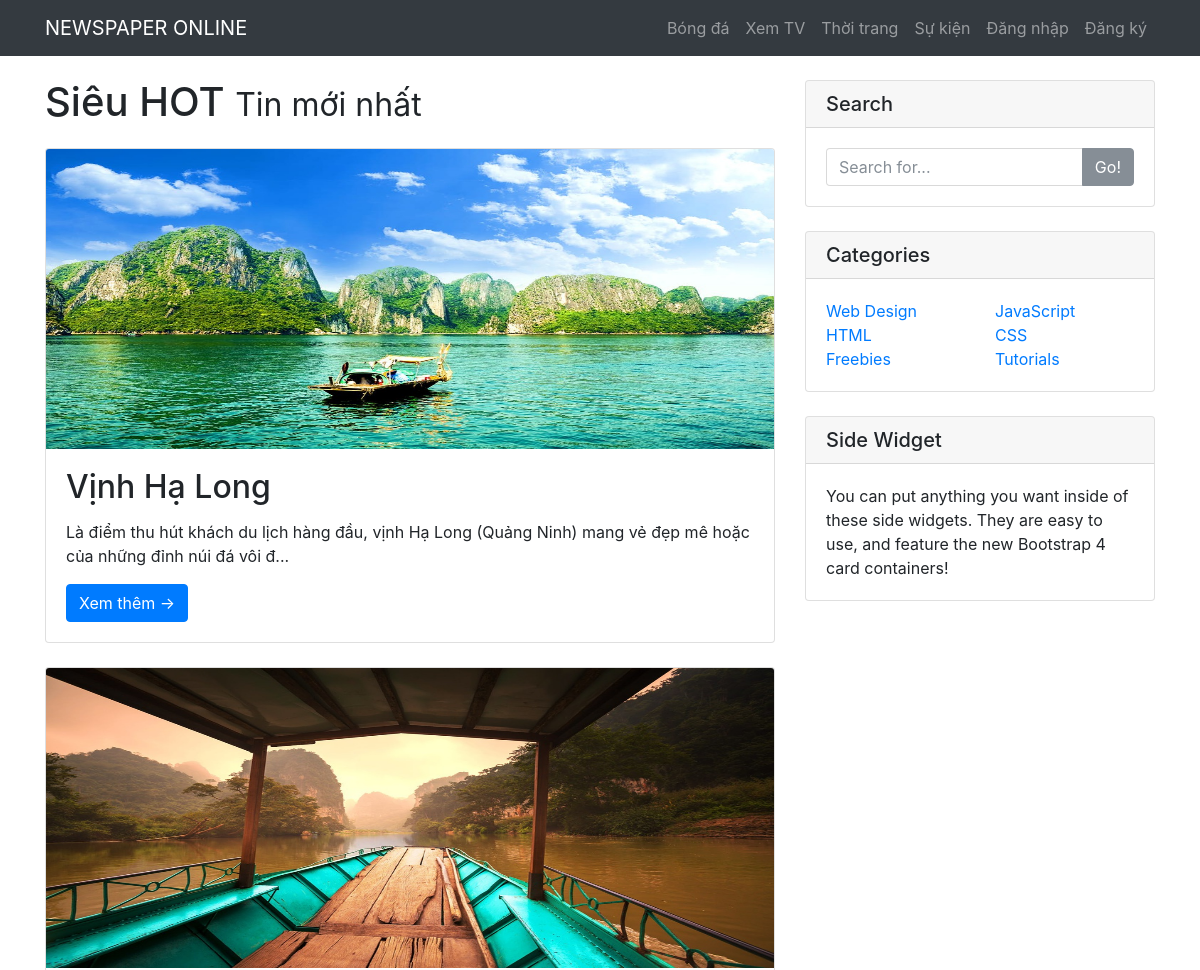
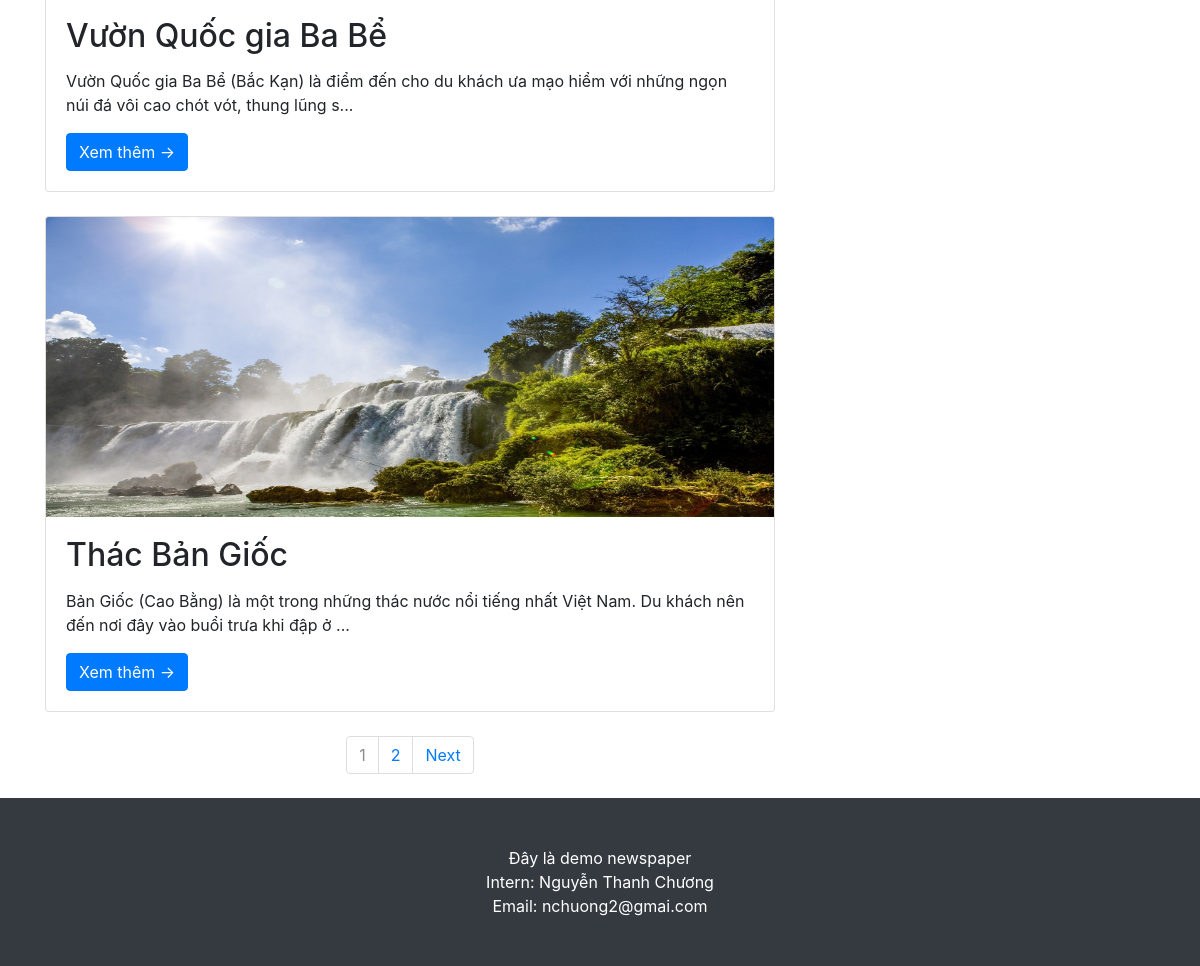
/index.php?cat=2, run on the app's committed database (2 pictures, top to bottom).
### tables this page shows
CREATE TABLE `category` (
  `category_id` int(11) NOT NULL,
  `name` varchar(255) NOT NULL,
  `del_flag` tinyint(4) NOT NULL
);

CREATE TABLE `posts` (
  `post_id` int(11) NOT NULL,
  `category_id` int(11) NOT NULL,
  `title` varchar(255) NOT NULL,
  `content` text NOT NULL,
  `image` text NOT NULL,
  `createdate` datetime NOT NULL,
  `del_flag` tinyint(4) NOT NULL
);

### incs/class_db.php (called while the page is built, shortened)
<?php
class dblib
{
    private $__conn;
    function connect()
    {
        $servername = "localhost";
        $username = "root";
        $password = "";
        $dbname = "webtintuc";
        if (!$this->__conn) {
            try {
                $this->__conn = new PDO("mysql:host=$servername;dbname=$dbname", $username, $password);
                $this->__conn->setAttribute(PDO::ATTR_ERRMODE, PDO::ERRMODE_EXCEPTION);
            } catch (PDOException $e) {
                echo "Error: " . $e->getMessage();
                die();
            }
        }
    }
    function get_list($sql)
	{
		$stmt = $this->__conn->prepare($sql);
		$stmt->execute();
		$stmt->setFetchMode(PDO::FETCH_ASSOC);
		return $stmt->fetchALL();
	}
    function get_row_number($sql)
    {
        $stmt = $this->__conn->prepare($sql);
        $stmt->execute();
        return $stmt->fetchColumn();
    }
}

### post.php (the view, shortened to what this page needs)
<?php
$link = '';
$where = '';
if (isset($_GET["cat"])) {
	$cat = intval($_GET["cat"]);
	if ($cat != 0)
		$where = "WHERE category_id = $cat";
	$link = "cat=$cat&";
}
$sql = "SELECT count(*) FROM posts $where";
$total_records = $homelib->get_row_number($sql);
$limit = 3;
$current_page = isset($_GET['page']) ? $_GET['page'] : 1;
$total_page = ceil($total_records / $limit);
$start = ($current_page - 1) * $limit;
$sql = "SELECT * FROM posts $where ORDER BY createdate DESC LIMIT $start, $limit";
$data = $homelib->get_list($sql);
?>
<div class="col-md-8">
	<h1 class="my-4">Siêu HOT
		<small>Tin mới nhất</small>
	</h1>
	<?php
	for ($i = 0; $i < count($data); $i++) {
	?>
		<div class="card mb-4">
			<img class="card-img-top" src="images/<?php echo $data[$i]['image']; ?>" height="300px" alt="Card image cap">
			<div class="card-body">
				<h2 class="card-title"><?php echo $data[$i]['title']; ?></h2>
				<p class="card-text"><?php echo substr($data[$i]['content'], 0, 200) . '...'; ?></p>
				<a href="#" class="btn btn-primary">Xem thêm &rarr;</a>
			</div>
		</div>
	<?php
	}
	?>
	<ul class="pagination justify-content-center mb-4">
		<?php
		for ($i = 1; $i <= $total_page; $i++) {
			if ($current_page == $i)
				echo '<li class="page-item disabled"><a class="page-link" href="#">' . $i . '</a></li>';
			else
				echo '<li class="page-item"><a class="page-link" href="index.php?' . $link . 'page=' . $i . '">' . $i . '</a></li>';
		}
		if ($current_page < $total_page && $total_page > 1) {
			echo '<li class="page-item"><a class="page-link" href="index.php?' . $link . 'page=' . ($current_page + 1) . '">Next</a></li>';
		}
		?>
	</ul>
</div>

### header.php (shortened to what this page needs)
<?php
function inc()
{
  include 'incs/class_db.php';
}
$homelib = new homelib();
$sql = "SELECT * FROM category";
$data = $homelib->get_list($sql);
?>
<!DOCTYPE html>
<html lang="en">
<head>
  <link href="vendor/bootstrap/css/bootstrap.min.css" rel="stylesheet">
  <link href="css/blog-home.css" rel="stylesheet">
</head>
<body>
  <nav class="navbar navbar-expand-lg navbar-dark bg-dark fixed-top">
    <div class="container">
      <a class="navbar-brand" href="index.php">NEWSPAPER ONLINE</a>
      <div class="collapse navbar-collapse" id="navbarResponsive">
        <ul class="navbar-nav ml-auto">
          <?php
          for ($i = 0; $i < count($data); $i++) {
          ?>
            <li class="nav-item">
              <a class="nav-link" href="index.php?cat=<?php echo $data[$i]["category_id"]; ?>"><?php echo $data[$i]["name"]; ?></a>
            </li>
          <?php
          }
          ?>
          <?php if (isset($_COOKIE["user"])) { ?>
            <li class="nav-item">
              <span class="nav-link">Xin Chào! <?php echo $_COOKIE["user"]; ?></span>
            </li>
            <li class="nav-item">
              <a class="nav-link" href="logout.php">Đăng xuất</a>
            </li>
          <?php
          } else {
          ?>
            <li class="nav-item">
              <a class="nav-link" href="login.php">Đăng nhập</a>
            </li>
            <li class="nav-item">
              <a class="nav-link" href="register.php">Đăng ký</a>
            </li>
          <?php
          }
          ?>
        </ul>
      </div>
    </div>
  </nav>

### css/blog-home.css (style rules this page uses)
body { padding-top: 54px; }
@media (min-width: 992px) { body { padding-top: 56px; } }

### data on the page
category: name "Bóng đá"
category: name "Xem TV"
category: name "Thời trang"
category: name "Sự kiện"
posts: image (picture), title "Vịnh Hạ Long", content "Là điểm thu hút khách du lịch hàng đầu, vịnh Hạ Long (Quảng Ninh) mang vẻ đẹp mê hoặc của những đỉnh núi đá vôi đ"
posts: image (picture), title "Vườn Quốc gia Ba Bể", content "Vườn Quốc gia Ba Bể (Bắc Kạn) là điểm đến cho du khách ưa mạo hiểm với những ngọn núi đá vôi cao chót vót, thung lũng s"
posts: image (picture), title "Thác Bản Giốc", content "Bản Giốc (Cao Bằng) là một trong những thác nước nổi tiếng nhất Việt Nam. Du khách nên đến nơi đây vào buổi trưa khi đập ở"
